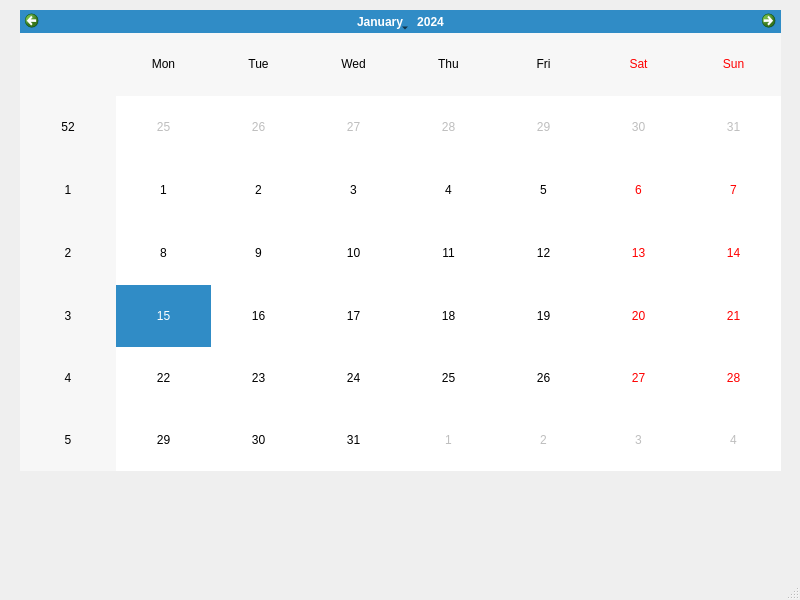
<?xml version="1.0" encoding="UTF-8"?>
<ui version="4.0">
 <class>MainWindow</class>
 <widget class="QMainWindow" name="MainWindow">
  <property name="geometry">
   <rect>
    <x>0</x>
    <y>0</y>
    <width>800</width>
    <height>600</height>
   </rect>
  </property>
  <property name="windowTitle">
   <string>MainWindow</string>
  </property>
  <widget class="QWidget" name="centralwidget">
   <widget class="QCalendarWidget" name="calendar">
    <property name="geometry">
     <rect>
      <x>20</x>
      <y>10</y>
      <width>761</width>
      <height>461</height>
     </rect>
    </property>
   </widget>
   <widget class="QLabel" name="label">
    <property name="geometry">
     <rect>
      <x>20</x>
      <y>480</y>
      <width>211</width>
      <height>41</height>
     </rect>
    </property>
    <property name="font">
     <font>
      <pointsize>10</pointsize>
     </font>
    </property>
    <property name="text">
     <string/>
    </property>
   </widget>
  </widget>
  <widget class="QMenuBar" name="menubar">
   <property name="geometry">
    <rect>
     <x>0</x>
     <y>0</y>
     <width>800</width>
     <height>26</height>
    </rect>
   </property>
  </widget>
  <widget class="QStatusBar" name="statusbar"/>
 </widget>
 <resources/>
 <connections/>
</ui>
